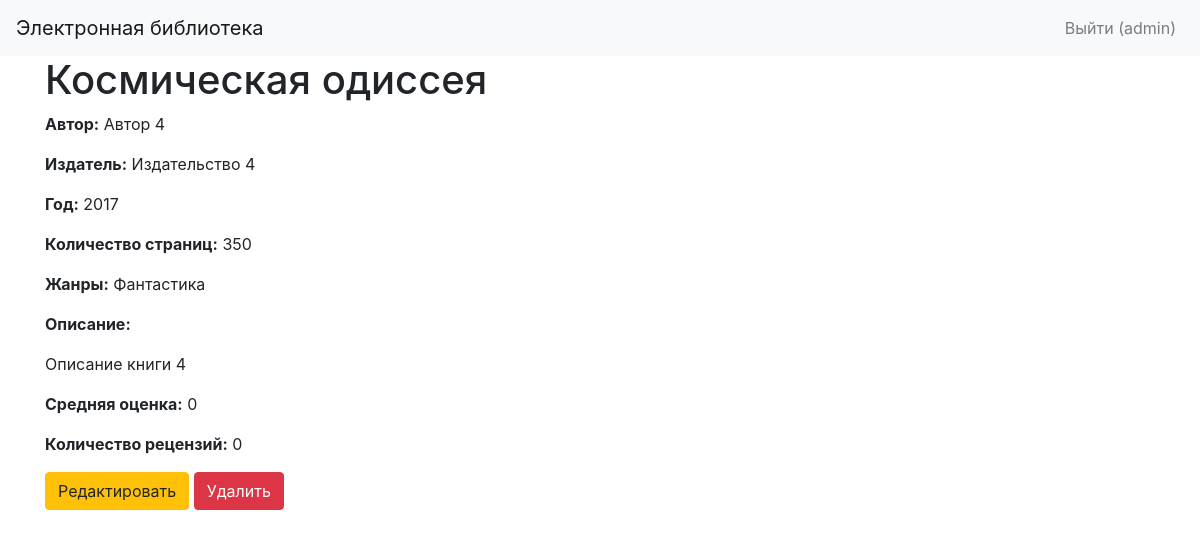
Page /book/4 (signed in) on the committed database.
### app.py (models this page shows)
class User(db.Model, UserMixin):
    id = db.Column(db.Integer, primary_key=True)
    username = db.Column(db.String(255), unique=True, nullable=False)
    password_hash = db.Column(db.String(255), nullable=False)
    last_name = db.Column(db.String(255), nullable=False)
    first_name = db.Column(db.String(255), nullable=False)
    middle_name = db.Column(db.String(255))
    role_id = db.Column(db.Integer, db.ForeignKey('role.id'), nullable=False)
    reviews = db.relationship('Review', backref='user', lazy=True)

class Book(db.Model):
    id = db.Column(db.Integer, primary_key=True)
    title = db.Column(db.String(255), nullable=False)
    description = db.Column(db.Text, nullable=False)
    year = db.Column(db.Integer, nullable=False)
    publisher = db.Column(db.String(255), nullable=False)
    author = db.Column(db.String(255), nullable=False)
    pages = db.Column(db.Integer, nullable=False)
    cover_id = db.Column(db.Integer, db.ForeignKey('cover.id'), nullable=False)
    genres = db.relationship('Genre', secondary='book_genre', back_populates='books')
    reviews = db.relationship('Review', backref='book', lazy=True)
    @property
    def average_rating(self):
        total_rating = sum(review.rating for review in self.reviews)
        num_reviews = len(self.reviews)
        return total_rating / num_reviews if num_reviews > 0 else 0

class Genre(db.Model):
    id = db.Column(db.Integer, primary_key=True)
    name = db.Column(db.String(255), unique=True, nullable=False)
    books = db.relationship('Book', secondary='book_genre', back_populates='genres')

### app.py (the view)
@app.route('/book/<int:book_id>')
def book_detail(book_id):
    book = Book.query.get_or_404(book_id)
    return render_template('book_detail.html', book=book)

### app.py (called while the page is built)
@login_manager.user_loader
def load_user(user_id):
    return User.query.get(int(user_id))

### templates/book_detail.html (shortened to what this page needs)
{% extends "base.html" %}
{% block content %}
<h1>{{ book.title }}</h1>
<p><strong>Автор:</strong> {{ book.author }}</p>
<p><strong>Издатель:</strong> {{ book.publisher }}</p>
<p><strong>Год:</strong> {{ book.year }}</p>
<p><strong>Количество страниц:</strong> {{ book.pages }}</p>
<p><strong>Жанры:</strong>
    {% for genre in book.genres %}
        {{ genre.name }}{% if not loop.last %}, {% endif %}
    {% endfor %}
</p>
<p><strong>Описание:</strong></p>
<p>{{ book.description }}</p>
<p><strong>Средняя оценка:</strong> {{ book.average_rating }}</p>
<p><strong>Количество рецензий:</strong> {{ book.reviews|length }}</p>
{% if current_user.is_authenticated %}
    <a href="{{ url_for('edit_book', book_id=book.id) }}" class="btn btn-warning" {% if current_user.role.name not in ['Администратор', 'Модератор'] %}style="display:none"{% endif %}>Редактировать</a>
    <form action="{{ url_for('delete_book', book_id=book.id) }}" method="post" style="display:inline">
        <button type="submit" class="btn btn-danger" onclick="return confirm('Вы уверены, что хотите удалить эту книгу?');" {% if current_user.role.name != 'Администратор' %}style="display:none"{% endif %}>Удалить</button>
    </form>
{% endif %}
{% endblock %}

### templates/base.html (shortened to what this page needs)
<!DOCTYPE html>
<html lang="ru">
<head>
    <link rel="stylesheet" href="https://stackpath.bootstrapcdn.com/bootstrap/4.5.2/css/bootstrap.min.css">
</head>
<body>
<nav class="navbar navbar-expand-lg navbar-light bg-light">
    <a class="navbar-brand" href="{{ url_for('index') }}">Электронная библиотека</a>
    <div class="collapse navbar-collapse" id="navbarNav">
        <ul class="navbar-nav ml-auto">
            {% if current_user.is_authenticated %}
                <li class="nav-item">
                    <a class="nav-link" href="{{ url_for('logout') }}">Выйти ({{ current_user.username }})</a>
                </li>
            {% endif %}
        </ul>
    </div>
</nav>
<div class="container">
    {% block content %}{% endblock %}
</div>
</body>
</html>

### rows in the picture
User: username "admin"
Book: title "Космическая одиссея", author "Автор 4", publisher "Издательство 4", year "2017", pages "350", description "Описание книги 4"
Genre: name "Фантастика"

### other values in the picture
{{ book.average_rating }} "0"
{{ book.reviews|length }} "0"
